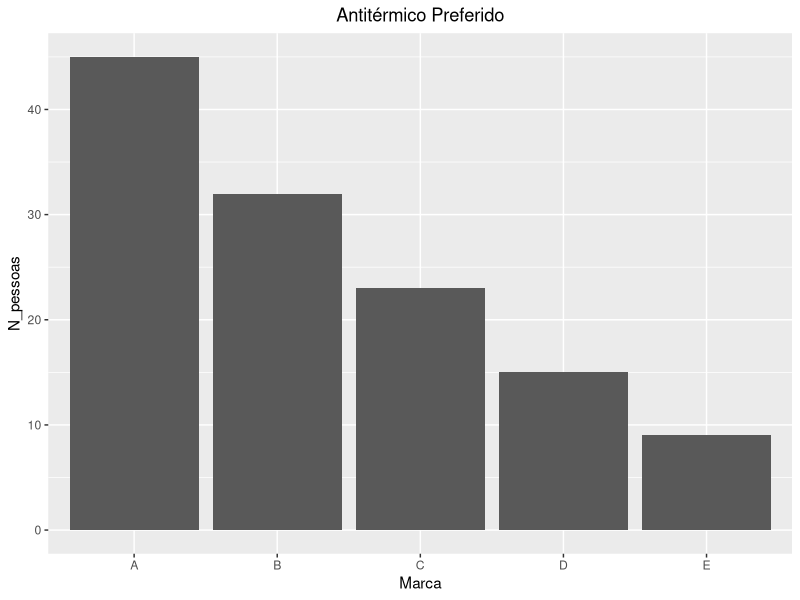

Source code (R):
##Exercicio 5##

# Instalando pacote #
#install.packages("readxl")
#install.packages("tidyverse")
#install.packages("bbl")

# Carregando a biblioteca #
library("tidyverse")
library(readxl)

# Importando o arquivo do exercício 5#
df.ex5  <- read_excel("dados/exercicio5.xls")

#Gráfico de Barras#
df.ex5 <- df.ex5 %>% rename(Marca=1,N_pessoas=2)

ggplot(data = df.ex5) +
  geom_col(aes(x = Marca, y = N_pessoas)) +
  ggtitle(paste("Antitérmico Preferido")) +
  theme(plot.title = element_text(hjust = 0.5))

